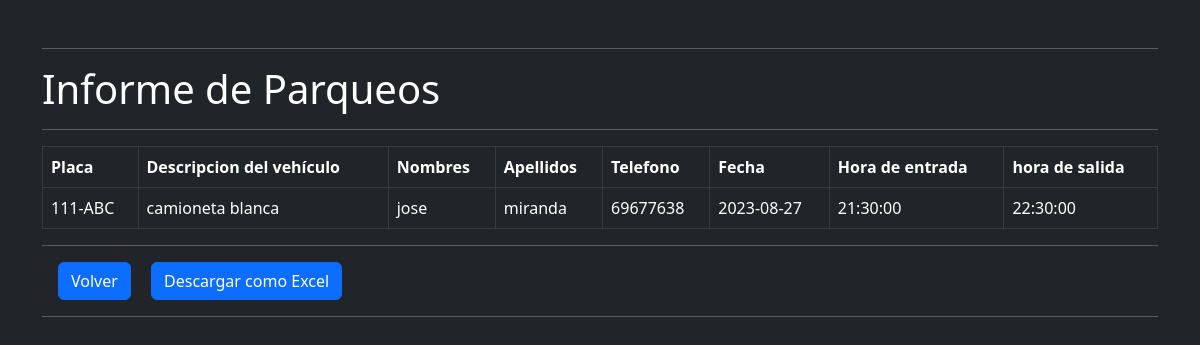
The app's page /inf_parqueo_d.php with its own data.
### tables this page shows
CREATE TABLE `parqueo` (
  `idparqueo` int(6) NOT NULL,
  `placa` varchar(11) NOT NULL,
  `fecha` date NOT NULL,
  `horaentrada` time NOT NULL,
  `horasalida` time NOT NULL,
  `estado_parqueo` int(5) NOT NULL,
  `observaciones` varchar(120) NOT NULL,
  `estado_noti` int(5) NOT NULL
);

CREATE TABLE `cliente` (
  `placa` varchar(11) NOT NULL,
  `ci` varchar(15) NOT NULL,
  `nombres` varchar(50) NOT NULL,
  `apellidos` varchar(50) NOT NULL,
  `telefono` int(11) NOT NULL,
  `descripcionvehiculo` varchar(35) NOT NULL
);

### inf_parqueo_d.php (the view, shortened to what this page needs)
<?php
include('conexion.php');
$sql = "SELECT c.nombres, c.apellidos, c.placa, c.telefono, c.descripcionvehiculo, p.fecha, p.horaentrada, p.horasalida
        FROM cliente c INNER JOIN parqueo p ON c.placa = p.placa
        WHERE DATE(p.fecha) = CURDATE(); ";
$resultado = $con->query($sql);
if($resultado->num_rows > 0) { ?>
        <!DOCTYPE html>
        <html lang="en">
        <head>
            <link rel="stylesheet" href="css/bootstrap.min.css" />
        </head>
        <body class="bg-dark">
            <div class="container mt-5 justify-content-center align-items-center">
                <hr style="color:white;">
                <h1 class="text-white">Informe de Parqueos</h1>
                <hr style="color:white;">
                <table class="table table-dark table-bordered" id="tableToExport">
                    <thead>
                        <tr>
                            <th>Placa</th>
                            <th>Descripcion del vehículo</th>
                            <th>Nombres</th>
                            <th>Apellidos</th>
                            <th>Telefono</th>
                            <th>Fecha</th>
                            <th>Hora de entrada</th>
                            <th>hora de salida</th>
                        </tr>
                    </thead>
                    <tbody>
                    <?php
                    while($row = $resultado->fetch_assoc()) { ?>
                        <tr>
                            <td><?php echo $row['placa'] ?></td>
                            <td><?php echo $row['descripcionvehiculo'] ?></td>
                            <td><?php echo $row['nombres'] ?></td>
                            <td><?php echo $row['apellidos'] ?></td>
                            <td><?php echo $row['telefono'] ?></td>
                            <td><?php echo $row['fecha'] ?></td>
                            <td><?php echo $row['horaentrada'] ?></td>
                            <td><?php echo $row['horasalida'] ?></td>
                        </tr>
                    <?php }
                    ?>
                    </tbody>
                </table>
                <hr style="color:white;">
                <div class="">
                    <a href="inicio.html" class="btn btn-primary mx-3">Volver</a>
                    <button id="exportButton" class="btn btn-primary">Descargar como Excel</button>
                </div>
                <hr style="color:white;">
            </div>
        </body>
        </html>
    <?php
} else {
    echo "No hay registros para mostrar :(";
}
?>

### records on screen
parqueo: placa.placa "111-ABC", placa.descripcionvehiculo "camioneta blanca", placa.nombres "jose", placa.apellidos "miranda", placa.telefono "69677638", fecha "2023-08-27", horaentrada "21:30:00", horasalida "22:30:00"
